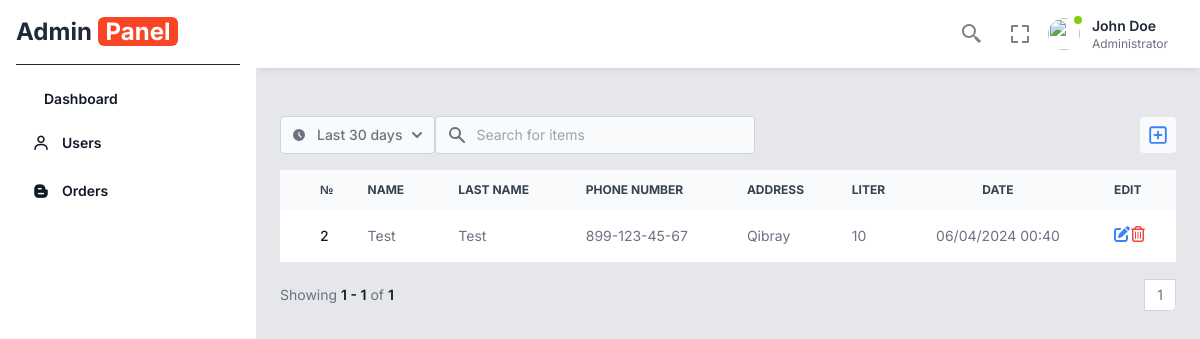
Page /table on the earlier database version.
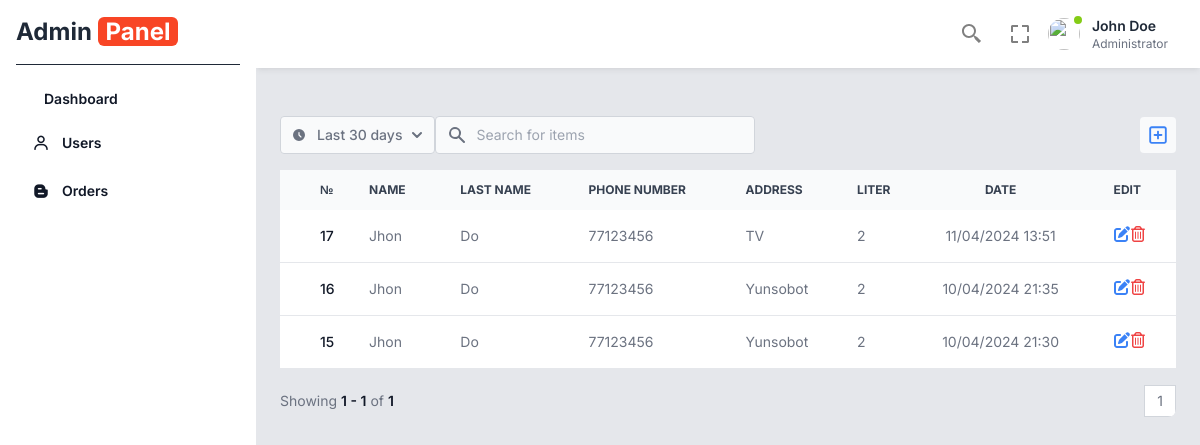
Same page on the later database version.
### api/models.py (models this page shows, shortened)
class Order(models.Model):
    name = models.CharField(max_length=250)
    last_name = models.CharField(max_length=250)
    phone_number = models.CharField(max_length=13)
    address = models.CharField(max_length=250)
    liters = models.CharField(max_length=10)
    date = models.DateField(auto_now_add=True)
    time = models.TimeField(auto_now_add=True)
    created_at = models.DateTimeField(auto_now_add=True)

### api/views.py (the view)
# urls.py: path( 'table', TableViews, name='table' ),
def TableViews(request):
    model = Order.objects.all().order_by('-id')
    paginator = Paginator(model, 10)
    page_number = request.GET.get('page')
    page_obj = paginator.get_page(page_number)
    if request.method == 'POST':
        form = Orderform(request.POST, request.FILES)
        if form.is_valid():
            form.save()
            return HttpResponseRedirect('/table')
    else :
        form = Orderform()
    return render(request, 'block/table.html', { 'list':page_obj, 'form':form })

### api/forms.py
class Orderform(forms.ModelForm):
    class Meta:
        model = Order
        fields = [ 'name', 'last_name', 'phone_number', 'address', 'liters' ]

### template/block/table.html (shortened to what the changed rows need)
{% extends "base.html" %}
{% block blockname %}
<div class="relative w-full overflow-x-auto sm:rounded-lg">
<br>
    <table class="w-full text-sm text-left rtl:text-right text-gray-500 dark:text-gray-400">
        <thead class="text-xs text-gray-700 uppercase bg-gray-50 dark:bg-gray-700 dark:text-gray-400">
            <tr>
                <th scope="col" class="p-4">
                </th>
                <th scope="col" class="px-2 py-3">
                    №
                </th>
                <th scope="col" class="px-6 py-3">
                    Name
                </th>
                <th scope="col" class="px-6 py-3">
                    Last Name
                </th>
                <th scope="col" class="px-6 py-3">
                    Phone Number
                </th>
                <th scope="col" class="px-6 py-3">
                    Address
                </th>
                <th scope="col" class="px-4 py-3">
                    Liter
                </th>
                <th scope="col" class="px-4 py-3 text-center">
                    Date
                </th>
                <th scope="col" class="px-6 py-3">
                    Edit
                </th>
            </tr>
        </thead>
        <tbody>
            {% for list in list %}
            <tr class="bg-white border-b dark:bg-gray-800 dark:border-gray-700 hover:bg-gray-50 dark:hover:bg-gray-600">
                <form method="post">{% csrf_token %}
                <td class="w-4 p-4">
                </td>
                <th scope="row" class="px-2 py-4 font-medium text-gray-900 whitespace-nowrap dark:text-white">
                    {{ list.id }}
                </th>
                <td class="px-6 py-4">
                    {{ list.name }}
                </td>
                <td class="px-6 py-4">
                    {{ list.last_name }}
                </td>
                <td class="px-6 py-4">
                    {{ list.phone_number }}
                </td>
                <td class="px-6 py-4">
                    {{ list.address }}
                </td>
                <td class="px-4 py-4">
                    {{ list.liters }}
                </td>
                <td class="px-6 py-4 text-center ">
                    {{ list.date|date:'d/m/Y' }} {{ list.time|date:'H:i' }}
                </td>
                <td class="flex px-6 py-4">
                    <button data-order-id="{{ list.id }}" id="" class="font-medium text-blue-600 dark:text-blue-500 hover:underline">
                    </button>
                    <a href="{% url 'delete' list.id %}" class="font-medium text-blue-600 dark:text-blue-500 hover:underline">
                    </a>
                </td>
                </form>
            </tr>
            {% endfor %}
        </tbody>
    </table>
</div>
{% endblock blockname %}

Differences in the rows shown:
removed Order: id "2", name "Test", last_name "Test", phone_number "899-123-45-67", address "Qibray", liters "10", date "06/04/2024", time "00:40"
added Order: id "17", name "Jhon", last_name "Do", phone_number "77123456", address "TV", liters "2", date "11/04/2024", time "13:51"
added Order: id "16", name "Jhon", last_name "Do", phone_number "77123456", address "Yunsobot", liters "2", date "10/04/2024", time "21:35"
added Order: id "15", name "Jhon", last_name "Do", phone_number "77123456", address "Yunsobot", liters "2", date "10/04/2024", time "21:30"
